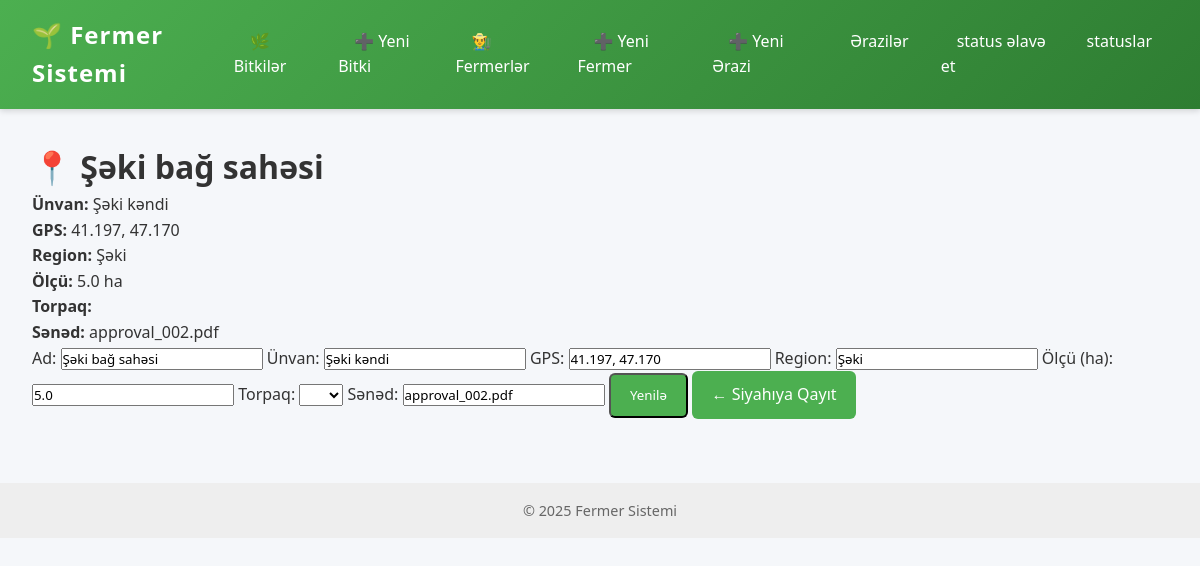
The page /area/2 on the database its author committed.
### models.py (models this page shows)
class Area(db.Model):
    __tablename__ = "area"
    id = db.Column(db.Integer, primary_key=True)
    name = db.Column(db.String(100))
    location = db.Column(db.String(200))
    gps = db.Column(db.String(100))
    region = db.Column(db.String(100))
    size_hectares = db.Column(db.Float)
    soil_id = db.Column(db.Integer, db.ForeignKey("soil.id"))
    approval_document = db.Column(db.String(200))
    soil = db.relationship("Soil", back_populates="areas")
    status = db.relationship("AreaStatus", back_populates="area")
    sensors = db.relationship("Sensor", back_populates="area")
    fermers = db.relationship("Fermer", back_populates="area")
    plants = db.relationship("Plant", back_populates="area")

### routes/area.py (the view)
    @app.route('/area/<int:area_id>', methods=['GET'], endpoint='single_area')
    def single_area(area_id):
        area = Area.query.get_or_404(area_id)
        soils = Soil.query.all()  # sahəni update edəndə torpaq seçmək üçün
        return render_template('area/single.html', area=area, soils=soils)

### templates/area/single.html (shortened to what this page needs)
{% extends "base.html" %}
{% block content %}
<div class="area-container">
  <h1>📍 {{ area.name }}</h1>
  <p><b>Ünvan:</b> {{ area.location }}</p>
  <p><b>GPS:</b> {{ area.gps }}</p>
  <p><b>Region:</b> {{ area.region }}</p>
  <p><b>Ölçü:</b> {{ area.size_hectares }} ha</p>
  <p><b>Torpaq:</b> {{ area.soil.name if area.soil else "Seçilməyib" }}</p>
  <p><b>Sənəd:</b> {{ area.approval_document }}</p>
  <form action="{{ url_for('update_area', area_id=area.id) }}" method="POST" class="area-form">
    <label>Ad:</label>
    <input type="text" name="name" value="{{ area.name }}" required>
    <label>Ünvan:</label>
    <input type="text" name="location" value="{{ area.location }}" required>
    <label>GPS:</label>
    <input type="text" name="gps" id="gps" value="{{ area.gps }}" required>
    <label>Region:</label>
    <input type="text" name="region" value="{{ area.region }}">
    <label>Ölçü (ha):</label>
    <input type="number" step="0.01" name="size_hectares" value="{{ area.size_hectares }}">
    <label>Torpaq:</label>
    <select name="soil_id">
      {% for soil in soils %}
        <option value="{{ soil.id }}" {% if area.soil_id == soil.id %}selected{% endif %}>{{ soil.name }}</option>
      {% endfor %}
    </select>
    <label>Sənəd:</label>
    <input type="text" name="approval_document" value="{{ area.approval_document }}">
    <button type="submit" class="btn">Yenilə</button>
    <a href="{{ url_for('list_area') }}" class="btn secondary">← Siyahıya Qayıt</a>
  </form>
</div>
{% endblock %}

### static/css/style.css (style rules this page uses)
* { margin: 0; padding: 0; box-sizing: border-box; font-family: "Segoe UI", Roboto, sans-serif; }
body { background: #f5f7fa; color: #333; line-height: 1.6; }
.btn { display: inline-block; background: #4CAF50; color: white; padding: 0.7rem 1.2rem; border-radius: 6px; text-decoration: none; transition: 0.3s; text-align: center; font-weight: 500; }

### rows shown on the page
Area: name "Şəki bağ sahəsi", location "Şəki kəndi", gps "41.197, 47.170", region "Şəki", size_hectares "5.0", approval_document "approval_002.pdf"
